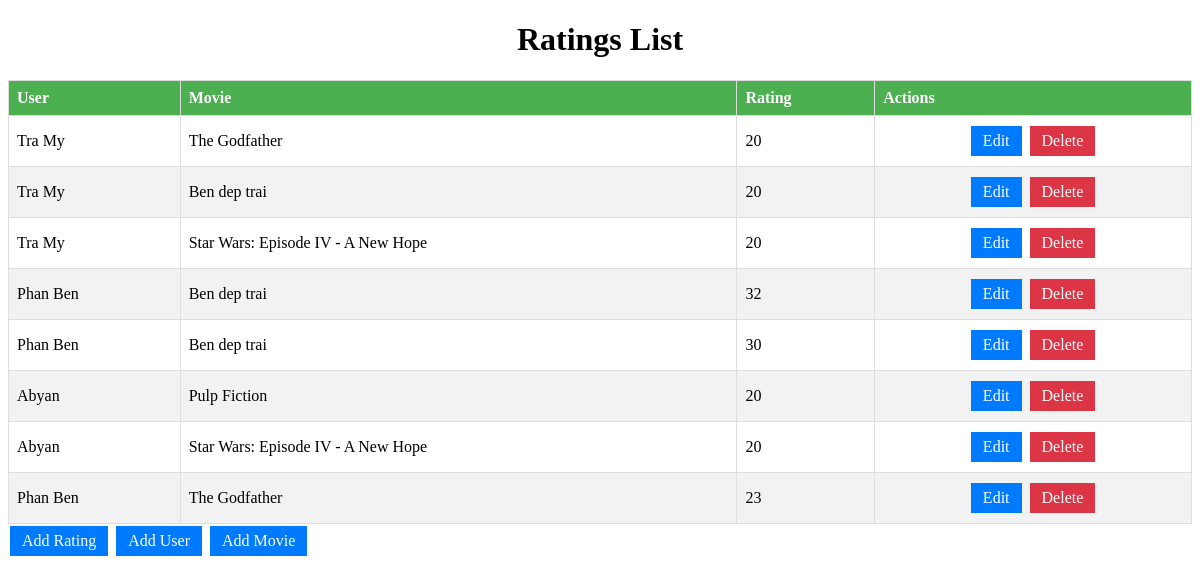
/ratings/, run on the app's committed database.
### ratings/models.py (models this page shows)
class Rating(models.Model):
    user_id = models.ForeignKey(User, on_delete=models.CASCADE)
    movie_id = models.ForeignKey(Movie, on_delete=models.CASCADE)
    rating = models.IntegerField()

class User(models.Model):
    id = models.AutoField(primary_key=True)
    user_age = models.IntegerField()
    user_name = models.CharField(max_length=50)

class Movie(models.Model):
    id = models.AutoField(primary_key=True)
    movie_name = models.CharField(max_length=50)

### ratings/views.py (the view)
# urls.py: path('', views.rating_list, name='rating_list'),
def rating_list(request):
    ratings = Rating.objects.all().select_related('user_id', 'movie_id')
    print(ratings)
    return render(request, 'ratings/rating_list.html', {'ratings': ratings})

### ratings/templates/ratings/rating_list.html (shortened to what this page needs)
<!DOCTYPE html>
<html>
<head>
</head>
<body>
    <h1>Ratings List</h1>
    {% if ratings %}
        <table>
            <thead>
                <tr>
                    <th>User</th>
                    <th>Movie</th>
                    <th>Rating</th>
                    <th>Actions</th>
                </tr>
            </thead>
            <tbody>
                {% for rating in ratings %}
                    <tr>
                        <td>{{ rating.user_id.user_name }}</td>
                        <td>{{ rating.movie_id.movie_name }}</td>
                        <td>{{ rating.rating }}</td>
                        <td class="action-links">
                            <a href="{% url 'update_rating' rating.pk %}" class="edit-link">Edit</a>
                            <a href="{% url 'delete_rating' rating.pk %}" class="delete-link">Delete</a>
                        </td>
                    </tr>
                {% endfor %}
            </tbody>
        </table>
    {% else %}
        <p>No ratings available.</p>
    {% endif %}
    <a href="{% url 'create_rating' %}" class="edit-link">Add Rating</a>
    <a href="{% url 'create_user' %}" class="edit-link">Add User</a>
    <a href="{% url 'create_movie' %}" class="edit-link">Add Movie</a>
</body>
</html>

### ratings/templates/ratings/rating_list.html (style rules this page uses)
table { border-collapse: collapse; width: 100%; }
th, td { border: 1px solid #ddd; padding: 8px; text-align: left; }
tr:nth-child(even) { background-color: #f2f2f2; }
th { background-color: #4CAF50; color: white; }
.action-links { text-align: center; }
.edit-link, .delete-link { display: inline-block; padding: 6px 12px; margin: 2px; background-color: #007BFF; color: white; border: none; text-decoration: none; cursor: pointer; }
.delete-link { background-color: #DC3545; }
h1 { text-align: center; }

### data on the page
Rating: user_id.user_name "Tra My", movie_id.movie_name "The Godfather", rating "20"
Rating: user_id.user_name "Tra My", movie_id.movie_name "Ben dep trai", rating "20"
Rating: user_id.user_name "Tra My", movie_id.movie_name "Star Wars: Episode IV - A New Hope", rating "20"
Rating: user_id.user_name "Phan Ben", movie_id.movie_name "Ben dep trai", rating "32"
Rating: user_id.user_name "Phan Ben", movie_id.movie_name "Ben dep trai", rating "30"
Rating: user_id.user_name "Abyan", movie_id.movie_name "Pulp Fiction", rating "20"
Rating: user_id.user_name "Abyan", movie_id.movie_name "Star Wars: Episode IV - A New Hope", rating "20"
Rating: user_id.user_name "Phan Ben", movie_id.movie_name "The Godfather", rating "23"
